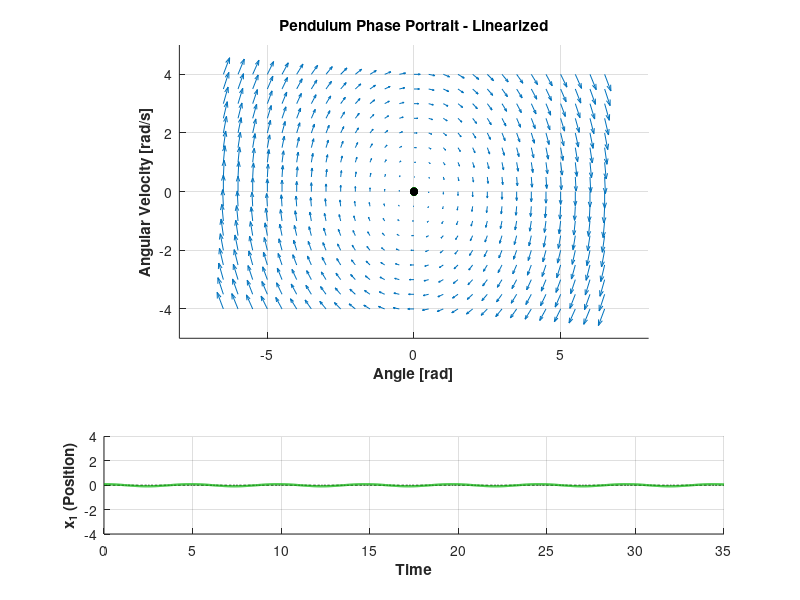
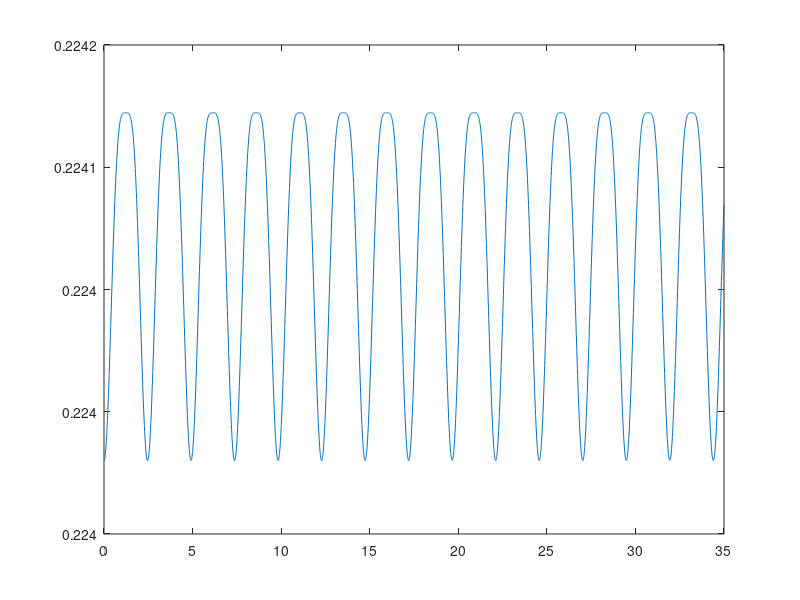

Reproduce these figures in MATLAB, in order.
% plot phase portraits for various parameter combinations of general second
% order, damped, unforced oscillator

function pendulum_phase_portrait_sim
% restart
close all; clear all; clc;
global sysParams;  % allow the system matrix to pass into the ODE call... not a good technique in general!
global doLinearize;
doLinearize = 1;

% define parameters for cases to analyze
sysParams.m = 1;  % pendulum acceleration is mass invariant
sysParams.l = 6;

% initial conditions of bottom plot [theta, theta_dot]'
ics = [5*pi/180 0]';

% time vector for trajectory simulation
tspan = [0 35];

% configure phase portrait grid
[x1,x2] = meshgrid(-6.5:0.5:6.5,-4:0.5:4);

% compute and display phase portrait


x1dot = x2;
if(doLinearize)
x2dot = -1*(9.81/sysParams.l)*x1;
else
    x2dot = -1*(9.81/sysParams.l)*sin(x1);
end

figure;
set(gcf,'Position',[4.882000e+02 2.034000e+02 5.744000e+02 5.584000e+02]);
subplot(8,1,1:5);
hold on; grid on;
quiver(x1,x2,x1dot,x2dot);
xlabel('\bfAngle [rad]');
ylabel('\bfAngular Velocity [rad/s]');
titleStr = 'Pendulum Phase Portrait';
if(doLinearize)
    titleStr = [titleStr ' - Linearized'];
end
title(titleStr);
axis equal;

% plot trajectory from ICs
opts = odeset('RelTol',1e-8,'AbsTol',1e-12);
[t,x] = ode45(@propDynamics,tspan,ics,opts);
x1traj = x(:,1)';
x2traj = x(:,2)';
plot(x1traj,x2traj,'-','Color',[0 0.7 0],'LineWidth',1.6);
set(gca,'XLim',[-8 8]);
set(gca,'YLim',[-5 5]);


% add fixed points
fixedPtLocs = [-2*pi 0; -pi 0; 0 0; pi 0; 2*pi 0]';
if(doLinearize)
    fixedPtLocs = zeros(size(fixedPtLocs));
end
plot(fixedPtLocs(1,1:2:size(fixedPtLocs,2)),fixedPtLocs(2,1:2:size(fixedPtLocs,2)),'ko','MarkerSize',5,'MarkerFace','k');
plot(fixedPtLocs(1,2:2:size(fixedPtLocs,2)),fixedPtLocs(2,2:2:size(fixedPtLocs,2)),'ko','MarkerSize',5);


% plot time series for detail trajectory
subplot(8,1,7:8);
hold on; grid on;
plot(t,0*ones(1,length(t)),'k--');
plot(t,x1traj,'Color',[0 0.7 0],'LineWidth',1.6);
xlabel('\bfTime');
ylabel('\bfx_1 (Position)');
set(gca,'YLim',[-4 4]);

% compute and display total energy in system
% to check accuracy of simulation
figure;
v = sysParams.l*x2traj;
E = 0.5*sysParams.m*v.^2 + sysParams.m*9.81*sysParams.l*(1-cos(x1traj));
plot(t,E);


% draw plot
drawnow;

end

function  xdot = propDynamics(t,x)
global sysParams;
global doLinearize;

theta = x(1);
theta_dot = x(2);
if(doLinearize)
    xdot = [theta_dot; -1*(9.81/sysParams.l)*theta];
else
    xdot = [theta_dot; -1*(9.81/sysParams.l)*sin(theta)];
end
end
